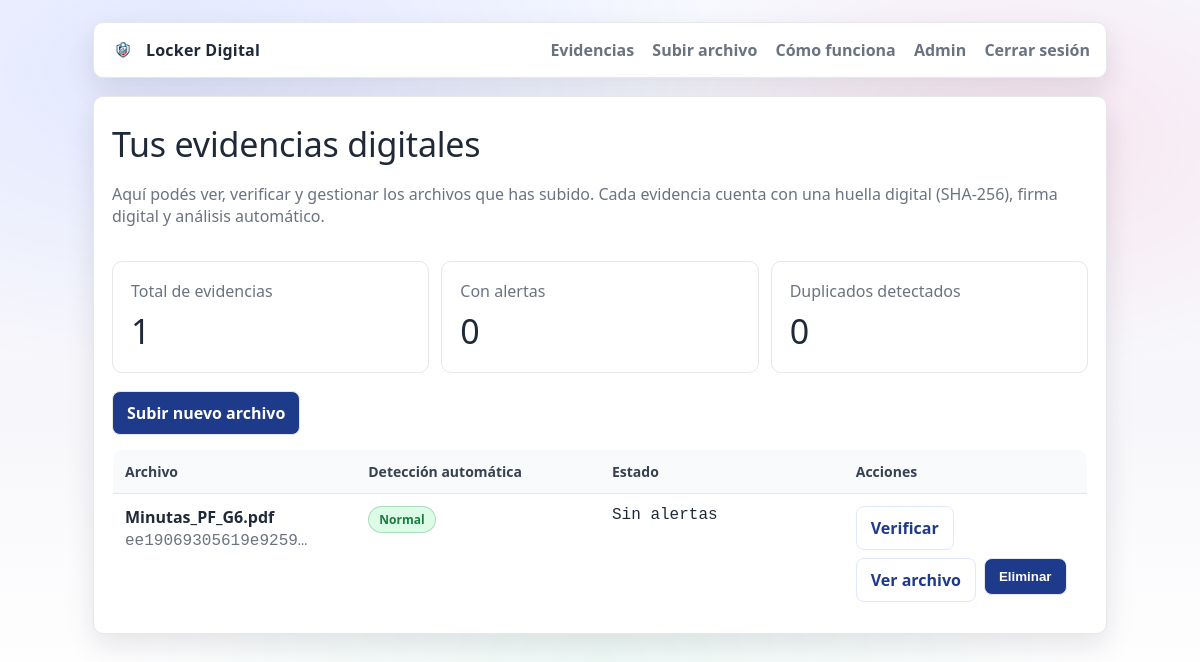
The page /dashboard (signed in) on the database its author committed.
### app/models.py (models this page shows)
class Evidence(db.Model):
    id = db.Column(db.Integer, primary_key=True)
    owner_id = db.Column(db.Integer, db.ForeignKey("user.id"), nullable=False)
    original_filename = db.Column(db.String(255), nullable=False)
    stored_filename = db.Column(db.String(255), nullable=False)
    mimetype = db.Column(db.String(120), nullable=True)
    size_bytes = db.Column(db.Integer, nullable=False)
    sha256 = db.Column(db.String(64), nullable=False, index=True)
    signature_b64 = db.Column(db.Text, nullable=False)
    public_key_b64 = db.Column(db.Text, nullable=False)
    ai_duplicate_score = db.Column(db.Float, default=0.0)
    ai_flags = db.Column(db.Text, default="")
    created_at = db.Column(db.DateTime, default=datetime.utcnow)

### app/blueprints/evidence.py (the view)
@evidence_bp.route("/dashboard")
@login_required
def dashboard():
    evidences = (
        Evidence.query
        .filter_by(owner_id=current_user.id)
        .order_by(Evidence.created_at.desc())
        .all()
    )
    total = len(evidences)
    with_alerts = sum(1 for e in evidences if (e.ai_flags and e.ai_flags.strip()))
    duplicates = sum(1 for e in evidences if (e.ai_flags and "DUPLICATE_HASH" in e.ai_flags))
    return render_template(
        "evidences.html",
        title="Evidencias",
        evidences=evidences,
        total=total,
        with_alerts=with_alerts,
        duplicates=duplicates
    )

### app/models.py (called while the page is built)
@login_manager.user_loader
def load_user(user_id):
    return User.query.get(int(user_id))

### app/templates/evidences.html
{% extends "base.html" %}
{% block content %}
<div class="card">
  <div class="h1">Tus evidencias digitales</div>
  <p class="muted">
    Aquí podés ver, verificar y gestionar los archivos que has subido.
    Cada evidencia cuenta con una huella digital (SHA-256), firma digital y análisis automático.
  </p>
  <div style="display:flex; gap:12px; flex-wrap:wrap; margin: 12px 0 18px;">
    <div class="card" style="flex:1; min-width:220px; box-shadow:none;">
      <div class="muted">Total de evidencias</div>
      <div class="h1" style="margin:6px 0 0;">{{ total }}</div>
    </div>
    <div class="card" style="flex:1; min-width:220px; box-shadow:none;">
      <div class="muted">Con alertas</div>
      <div class="h1" style="margin:6px 0 0;">{{ with_alerts }}</div>
    </div>
    <div class="card" style="flex:1; min-width:220px; box-shadow:none;">
      <div class="muted">Duplicados detectados</div>
      <div class="h1" style="margin:6px 0 0;">{{ duplicates }}</div>
    </div>
  </div>
  <div style="margin-bottom:14px;">
    <a class="btn" href="/upload">Subir nuevo archivo</a>
  </div>
  {% if evidences %}
  <table class="table">
    <tr>
      <th>Archivo</th>
      <th>Detección automática</th>
      <th>Estado</th>
      <th>Acciones</th>
    </tr>
    {% for e in evidences %}
    <tr>
      <td>
        <strong>{{ e.original_filename }}</strong><br>
        <span class="mono muted">{{ e.sha256[:18] }}…</span>
      </td>
      <td>
        {% if e.ai_flags %}
          {% if "DUPLICATE_HASH" in e.ai_flags %}
            <span class="badge bad">Archivo duplicado</span>
          {% elif "HIGH_SIMILARITY" in e.ai_flags %}
            <span class="badge warn">Alta similitud</span>
          {% else %}
            <span class="badge warn">Advertencia</span>
          {% endif %}
        {% else %}
          <span class="badge ok">Normal</span>
        {% endif %}
      </td>
      <td class="mono">
        {% set f = (e.ai_flags or "") %}
        {% if not f %}
          Sin alertas
        {% else %}
          {% set f = f.replace("DUPLICATE_HASH", "Archivo duplicado") %}
          {% set f = f.replace("HIGH_SIMILARITY", "Alta similitud") %}
          {% set f = f.replace("MEDIUM_SIMILARITY", "Similitud media") %}
          {% set f = f.replace("LARGE_FILE", "Archivo grande") %}
          {{ f }}
        {% endif %}
      </td>
      <td>
        <div style="display:flex; gap:8px; flex-wrap:wrap;">
          <a class="btn secondary" href="/verify/{{ e.id }}">Verificar</a>
          <a class="btn secondary" href="{{ url_for('evidence.view_file', evidence_id=e.id) }}" target="_blank">
            Ver archivo
          </a>
          <form method="POST" action="/delete/{{ e.id }}"
                onsubmit="return confirm('¿Eliminar esta evidencia? Esta acción quedará registrada.')">
            <button class="btn" type="submit">Eliminar</button>
          </form>
        </div>
      </td>
    </tr>
    {% endfor %}
  </table>
  {% else %}
    <p class="muted">Todavía no has subido evidencias.</p>
  {% endif %}
</div>
{% endblock %}

### app/static/styles.css (style rules this page uses)
:root { --bg: #f5f7fb; --card: #ffffff; --text: #1f2937; --muted: #6b7280; --primary: #1e3a8a; --primary-soft: #e0e7ff; --danger: #b91c1c; --danger-soft: #fee2e2; --success: #15803d; --success-soft: #dcfce7; --warn: #b45309; --warn-soft: #ffedd5; --border: #e5e7eb; --shadow: 0 12px 28px rgba(17, 24, 39, 0.10); --radius: 10px; --radius-sm: 8px; }
* { box-sizing:border-box; }
body { margin:0; font-family: ui-sans-serif, system-ui, -apple-system, Segoe UI, Roboto, Arial; background: linear-gradient(180deg, #ffffff 0%, var(--bg) 55%); color: var(--text); }
.card { margin-top: 18px; border: 1px solid var(--border); border-radius: var(--radius); background: var(--card); box-shadow: var(--shadow); padding: 18px; }
.h1 { font-size: 34px; margin: 6px 0 10px; letter-spacing: -.2px; }
.muted { color: var(--muted); }
.btn { display:inline-block; padding: 10px 14px; border-radius: var(--radius-sm); border: 1px solid var(--border); background: var(--primary); color: #fff; text-decoration:none; font-weight: 700; cursor:pointer; }
.btn.secondary { background: #ffffff; color: var(--primary); border: 1px solid var(--primary-soft); }
.table { width:100%; border-collapse: collapse; margin-top: 12px; overflow: hidden; border: 1px solid var(--border); border-radius: var(--radius); }
.table th, .table td { padding: 12px 12px; border-bottom: 1px solid var(--border); text-align:left; vertical-align: top; }
.table th { background: #f9fafb; font-size: 14px; color: #374151; }
.table tr:last-child td { border-bottom: none; }
.table { table-layout: fixed; }
.table th, .table td { white-space: nowrap; overflow: hidden; text-overflow: ellipsis; }
.mono { font-family: ui-monospace, SFMono-Regular, Menlo, Consolas, monospace; }
.badge { display:inline-block; padding: 4px 10px; border-radius: 999px; font-size: 12px; border: 1px solid var(--border); font-weight: 700; color: #111827; background: #f9fafb; }
.badge.ok { background: var(--success-soft); border-color: rgba(21, 128, 61, 0.25); color: var(--success); }
body { background: radial-gradient(900px 500px at 15% 10%, rgba(24, 72, 255, 0.10), transparent 60%), radial-gradient(700px 420px at 85% 20%, rgba(255, 0, 70, 0.08), transparent 55%), radial-gradient(800px 520px at 50% 95%, rgba(0, 180, 120, 0.06), transparent 60%), linear-gradient(180deg, #f7f9ff 0%, #f7f7fb 60%, #ffffff 100%); }

### rows shown on the page
Evidence: original_filename "Minutas_PF_G6.pdf", sha256 "ee19069305619e9259", ai_flags "Normal"

### other values the page prints
{{ total }} "1"
{{ with_alerts }} "0"
{{ duplicates }} "0"
